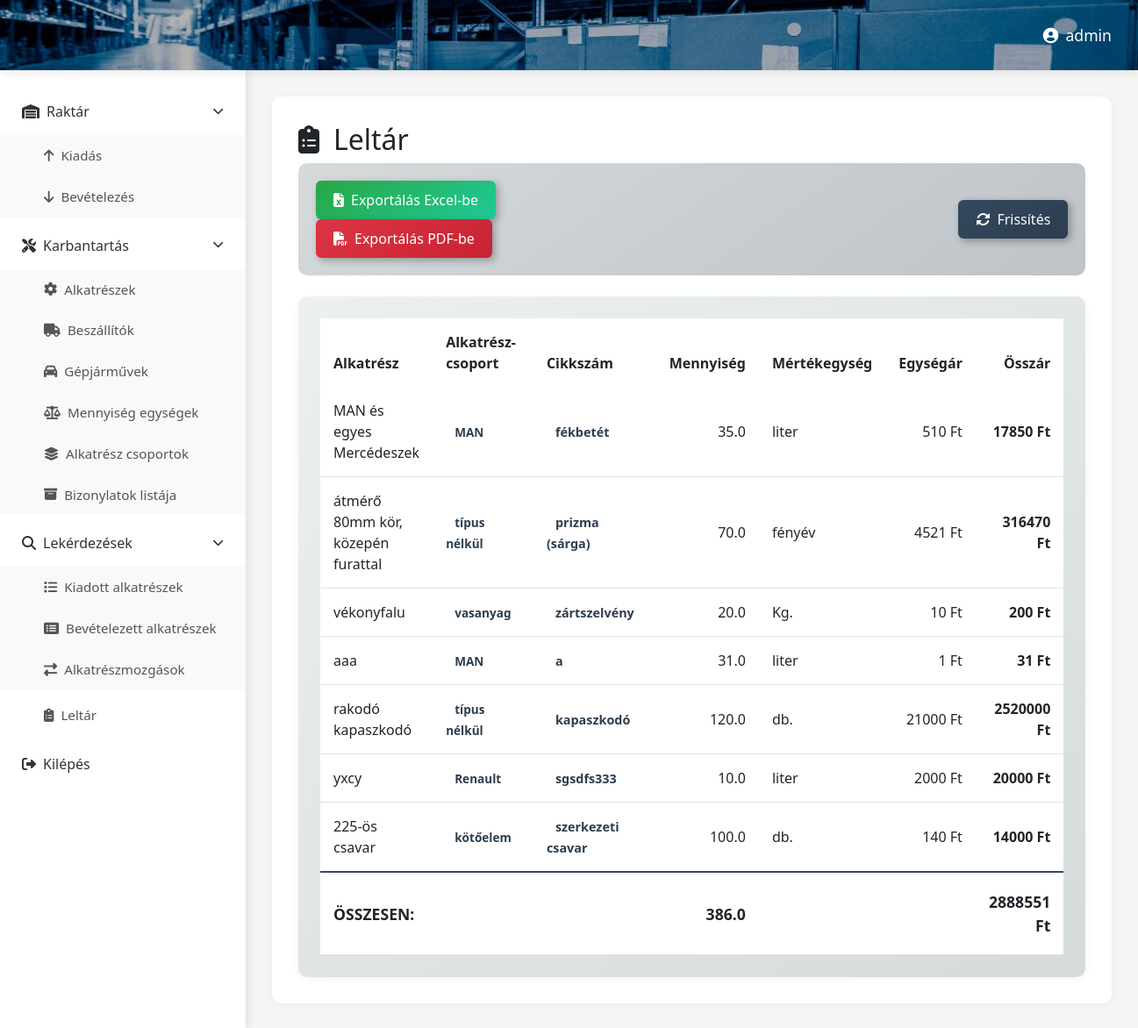
Before: /leltar/ (signed in) with the older database file.
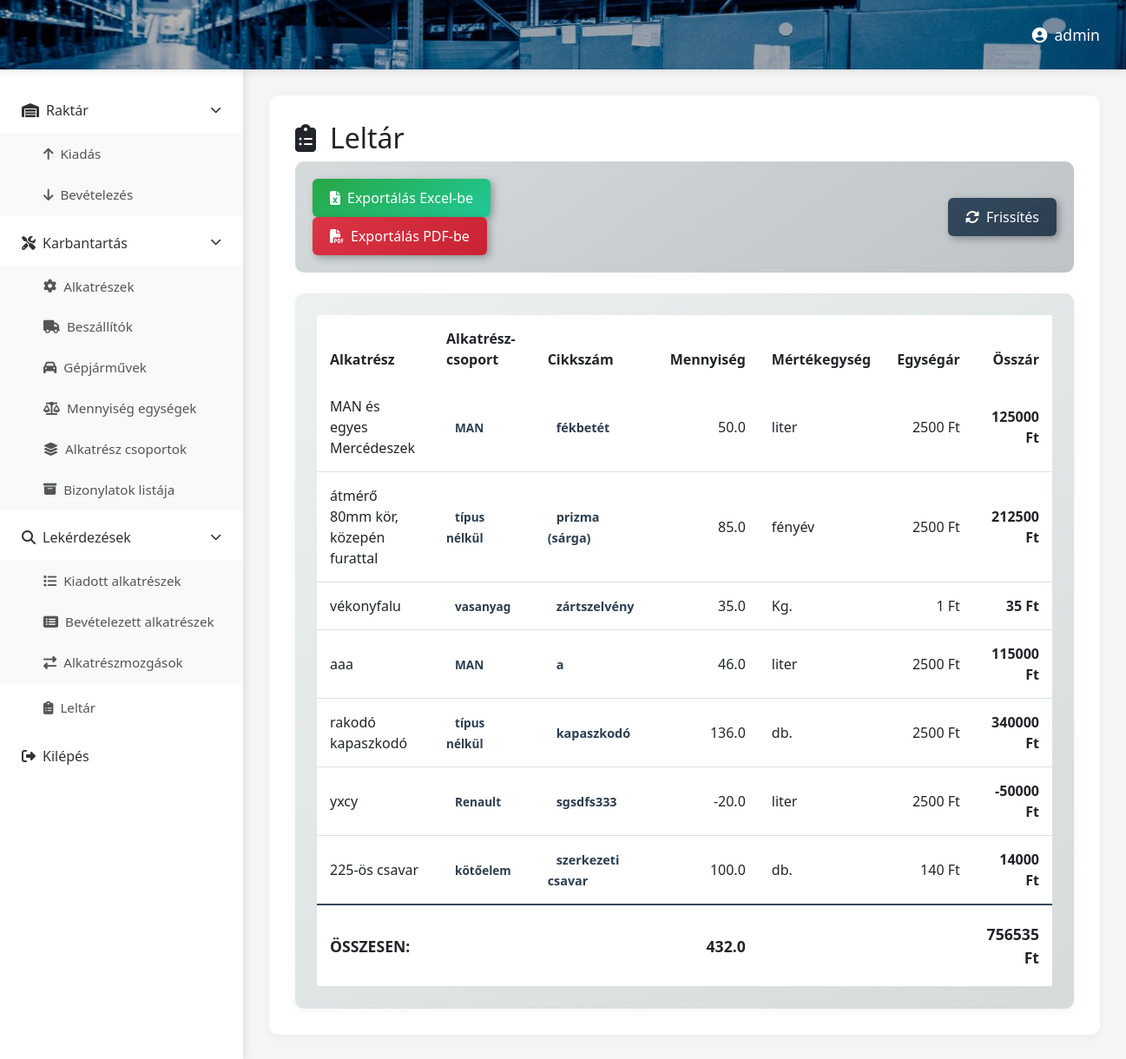
After: the same page with the newer database file.
### raktar/models.py (models this page shows, shortened)
class Alkatresz(models.Model):
    cikkszam = models.CharField(max_length=100, unique=True)
    leiras = models.CharField(max_length=50)
    info = models.CharField(max_length=300, blank=True, null=True)
    mertekegyseg = models.ForeignKey(Mertekegyseg, on_delete=models.PROTECT, related_name="alkatreszek")
    alkatreszcsoport = models.ForeignKey(Alkatreszcsoport, on_delete=models.PROTECT, related_name="alkatreszek")
    keszlet = models.FloatField(default=0)
    listaar = models.IntegerField()

class Alkatreszcsoport(models.Model):
    alkcsop = models.CharField(max_length=50)

class Mertekegyseg(models.Model):
    mertegys = models.CharField(max_length=20)

### raktar/views.py (the view)
# urls.py: path('leltar/', views.leltar, name='leltar'),
@login_required
def leltar(request):
    alkatreszek = Alkatresz.objects.all().select_related('mertekegyseg', 'alkatreszcsoport')
    total_quantity = sum(float(a.keszlet) for a in alkatreszek)
    total_value = sum(float(a.keszlet) * float(a.listaar) for a in alkatreszek)
    context = {
        'alkatreszek': alkatreszek,
        'total_quantity': total_quantity,
        'total_value': total_value
    }
    return render(request, 'leltar.html', context)

### raktar/templates/leltar.html (shortened to what this page needs)
{% extends 'base.html' %}
{% load static %}
{% block extra_css %}
<link rel="stylesheet" href="{% static 'css/leltar.css' %}">
{% endblock %}
{% block content %}
<header class="top-header">
    <div class="header-right">
        <span class="user-name"><i class="fas fa-user-circle me-2"></i>{{ user.username }}</span>
    </div>
</header>
<div class="main-container">
    {% include 'partials/sidebar.html' %}
    <main class="content-area">
        <div id="contentContainer">
            <h2><i class="fas fa-clipboard-list me-3"></i>Leltár</h2>
            <div class="toolbar-section">
                <div class="row align-items-center">
                    <div class="col-md-6">
                        <button class="btn btn-excel me-2">
                            <i class="fas fa-file-excel me-2"></i>Exportálás Excel-be
                        </button>
                        <button class="btn btn-pdf">
                            <i class="fas fa-file-pdf me-2"></i>Exportálás PDF-be
                        </button>
                    </div>
                    <div class="col-md-6 text-end">
                        <a href="{% url 'raktar:leltar' %}" class="btn btn-refresh">
                            <i class="fas fa-sync-alt me-2"></i>Frissítés
                        </a>
                    </div>
                </div>
            </div>
            <div class="table-section mt-4" id="leltarTable">
                <div class="table-responsive">
                    <table class="table table-hover" id="inventoryTable">
                        <thead>
                            <tr>
                                <th>Alkatrész</th>
                                <th>Alkatrész-csoport</th>
                                <th>Cikkszám</th>
                                <th class="text-end">Mennyiség</th>
                                <th>Mértékegység</th>
                                <th class="text-end">Egységár</th>
                                <th class="text-end">Összár</th>
                            </tr>
                        </thead>
                        <tbody>
                            {% for alkatresz in alkatreszek %}
                            <tr>
                                <td>{{ alkatresz.leiras|truncatechars:50 }}</td>
                                <td><span class="csoport-badge">{{ alkatresz.alkatreszcsoport.alkcsop }}</span></td>
                                <td><span class="cikkszam-badge">{{ alkatresz.cikkszam }}</span></td>
                                <td class="text-end">{{ alkatresz.keszlet }}</td>
                                <td>{{ alkatresz.mertekegyseg.mertegys }}</td>
                                <td class="text-end">{{ alkatresz.listaar|floatformat:0 }} Ft</td>
                                <td class="text-end"><strong>{% widthratio alkatresz.keszlet 1 alkatresz.listaar %} Ft</strong></td>
                            </tr>
                            {% endfor %}
                        </tbody>
                        <tfoot>
                            <tr class="table-total">
                                <td colspan="3"><strong>ÖSSZESEN:</strong></td>
                                <td class="text-end"><strong id="totalQuantity">{{ total_quantity }}</strong></td>
                                <td></td>
                                <td></td>
                                <td class="text-end"><strong id="totalValue">{{ total_value|floatformat:0 }} Ft</strong></td>
                            </tr>
                        </tfoot>
                    </table>
                </div>
            </div>
        </div>
    </main>
</div>
{% endblock %}

Changed rows visible on the page:
changed Alkatresz "MAN és egyes Mercédeszek": keszlet "35.0" → "50.0"; listaar "510" → "2500"; keszlet+listaar "17850" → "125000"
changed Alkatresz "átmérő 80mm kör, közepén furattal": keszlet "70.0" → "85.0"; listaar "4521" → "2500"; keszlet+listaar "316470" → "212500"
changed Alkatresz "vékonyfalu": keszlet "20.0" → "35.0"; listaar "10" → "1"; keszlet+listaar "200" → "35"
changed Alkatresz "aaa": keszlet "31.0" → "46.0"; listaar "1" → "2500"; keszlet+listaar "31" → "115000"
changed Alkatresz "rakodó kapaszkodó": keszlet "120.0" → "136.0"; listaar "21000" → "2500"; keszlet+listaar "2520000" → "340000"
changed Alkatresz "yxcy": keszlet "10.0" → "-20.0"; listaar "2000" → "2500"; keszlet+listaar "20000" → "-50000"
Other visible differences:
{{ total_quantity }}: "386.0" → "432.0"
{{ total_value|floatformat:0 }}: "2888551" → "756535"
